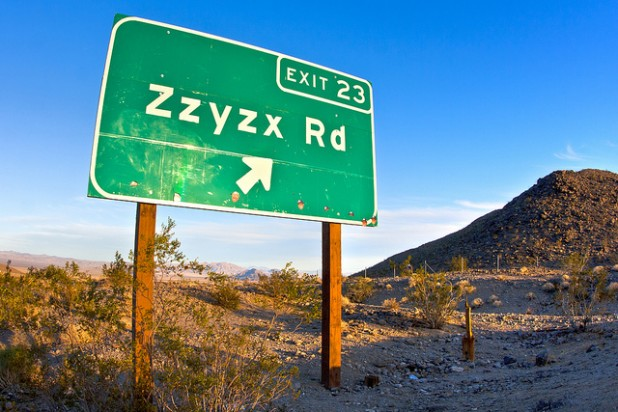
#> input picture Section2/Chapter4/15.jpg, 618 x 412 px, found by its file name
$ jupyter execute 'P135 Perspective transformation.ipynb'   (shell and % lines are left out)
#> lines starting #> are read from the running program, lines starting #| are printed output that depends on the picture
[cell 1]
import numpy as np
import cv2
import matplotlib.image as mpimg
from matplotlib import pyplot as plt

[cell 2]
image = cv2.imread(r'C:\Users\omar saad\Desktop\SDC\Section1/15.jpg')
#> image is the input picture: shape (412, 618, 3); mean B, G, R 143.8, 133.4, 89.9

[cell 3]
plt.imshow(image,cmap='gray')

[cell 4]
cv2.imshow('original image', image)
cv2.waitKey(0)
cv2.destroyAllWindows()

[cell 5]
height, width = image.shape[:2]
#> height = 412; width = 618
print(width, height)
#| 618 412

[cell 6]
source_points = np.float32([[117,13], [371,82], [377,226], [88,196]])

[cell 7]
destaniation_points = np.float32([[0,0], [width,0], [width,height], [0,height]])
#> destaniation_points = [[0, 0], [618, 0], [618, 412], [0, 412]]

[cell 8]
M = cv2.getPerspectiveTransform(source_points, destaniation_points)

[cell 9]
warped = cv2.warpPerspective(image,M,(width,height))
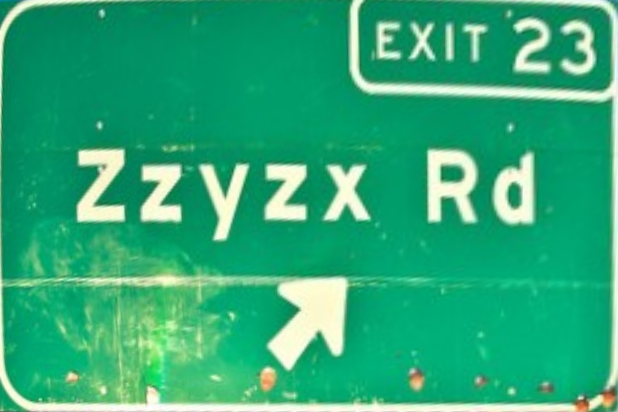
#> warped: shape (412, 618, 3); mean B, G, R 120, 169.2, 45.3

[cell 10]
cv2.imshow('warped image', warped)
cv2.waitKey(0)
cv2.destroyAllWindows()

[cell 11]
M

[cell 12]
croped = image[0:300, 0:300]
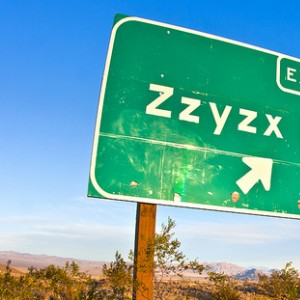
#> croped: shape (300, 300, 3); mean B, G, R 167.8, 169, 101.5
cv2.imshow("croped image",croped)
cv2.waitKey(0)
cv2.destroyAllWindows()

[cell 13]
kernel = np.ones((3,3), np.uint8)
image_erosion = cv2.erode(image, kernel, iterations = 2)
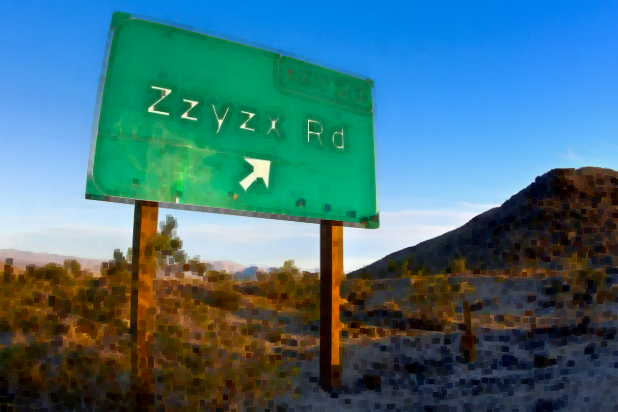
#> image_erosion: shape (412, 618, 3); mean B, G, R 123.5, 112.7, 65.2
image_dilation = cv2.dilate(image, kernel, iterations = 1)
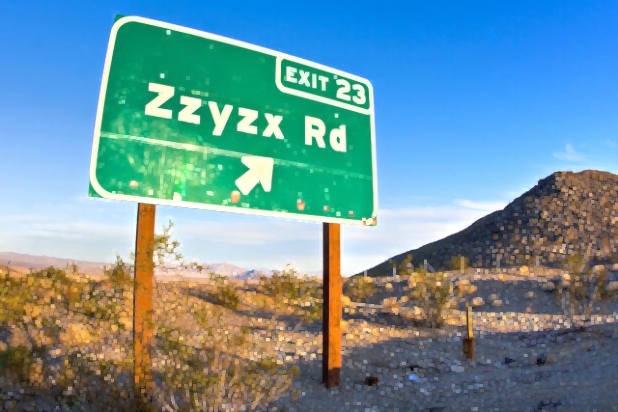
#> image_dilation: shape (412, 618, 3); mean B, G, R 157.9, 147.6, 107

$ run again, with Section2/Chapter4/highway-aerial.jpg copied over Section2/Chapter4/15.jpg
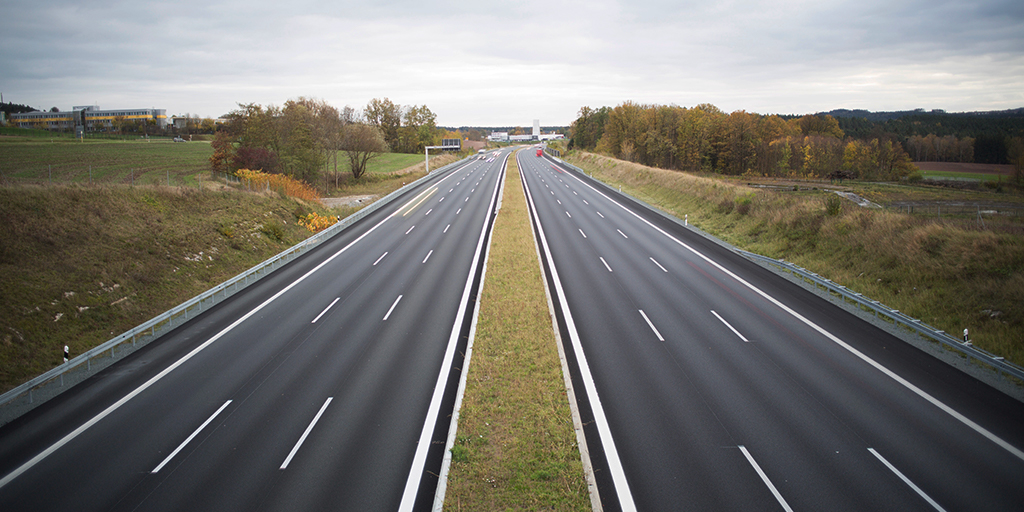
#> input picture Section2/Chapter4/highway-aerial.jpg, 1024 x 512 px, found by its file name
#> image is the input picture: shape (512, 1024, 3); mean B, G, R 111, 116.4, 118.2
#| 1024 512
#> `croped = image[0:300, 0:300]`:
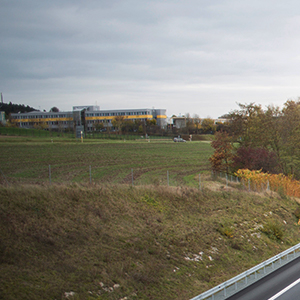
#> croped: shape (300, 300, 3); mean B, G, R 114.5, 125.5, 128
#> `image_dilation = cv2.dilate(image, kernel, iterations = 1)`:
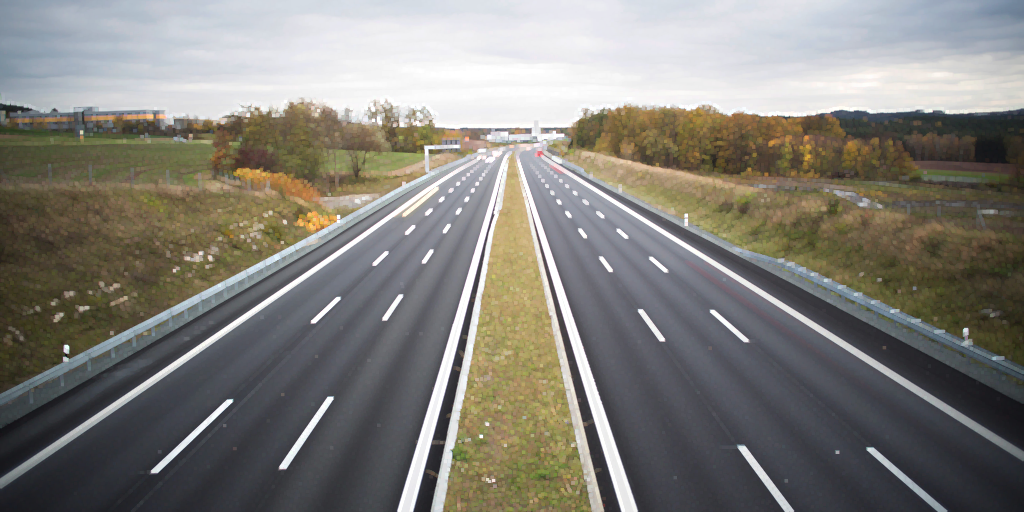
#> image_dilation: shape (512, 1024, 3); mean B, G, R 121, 127, 129.4

$ run again, with Section2/Chapter4/pedestrian-crossing-road-signs.jpg copied over Section2/Chapter4/15.jpg
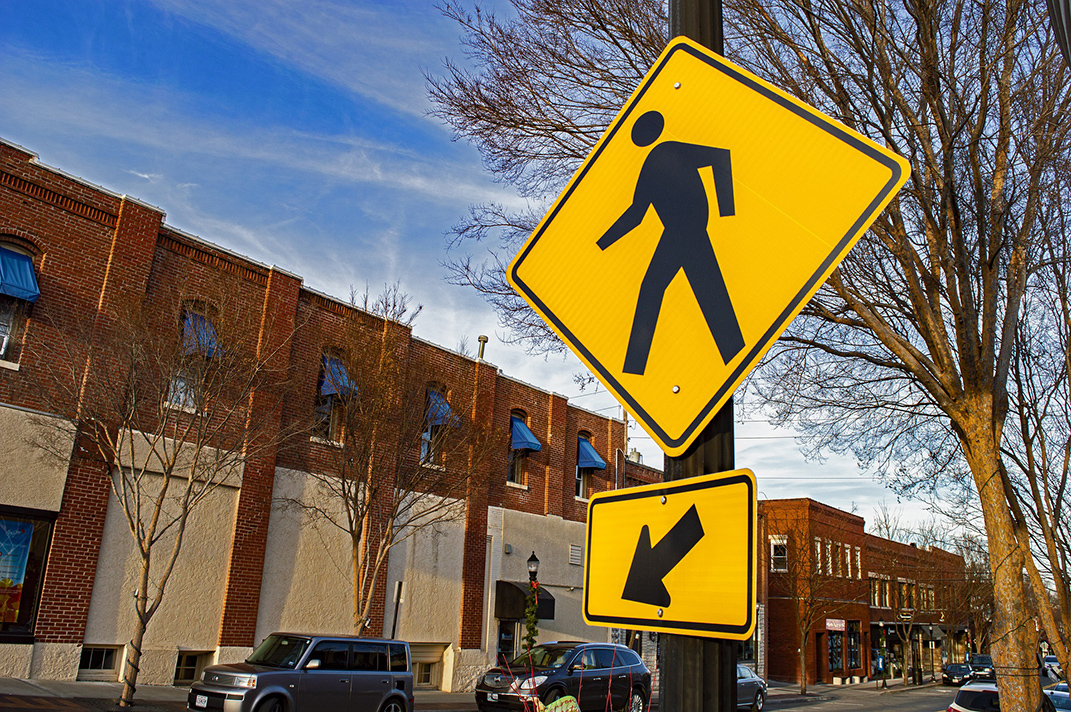
#> input picture Section2/Chapter4/pedestrian-crossing-road-signs.jpg, 1071 x 712 px, found by its file name
#> image is the input picture: shape (712, 1071, 3); mean B, G, R 87.1, 107, 118.5
#| 1071 712
#> `image_erosion = cv2.erode(image, kernel, iterations = 2)`:
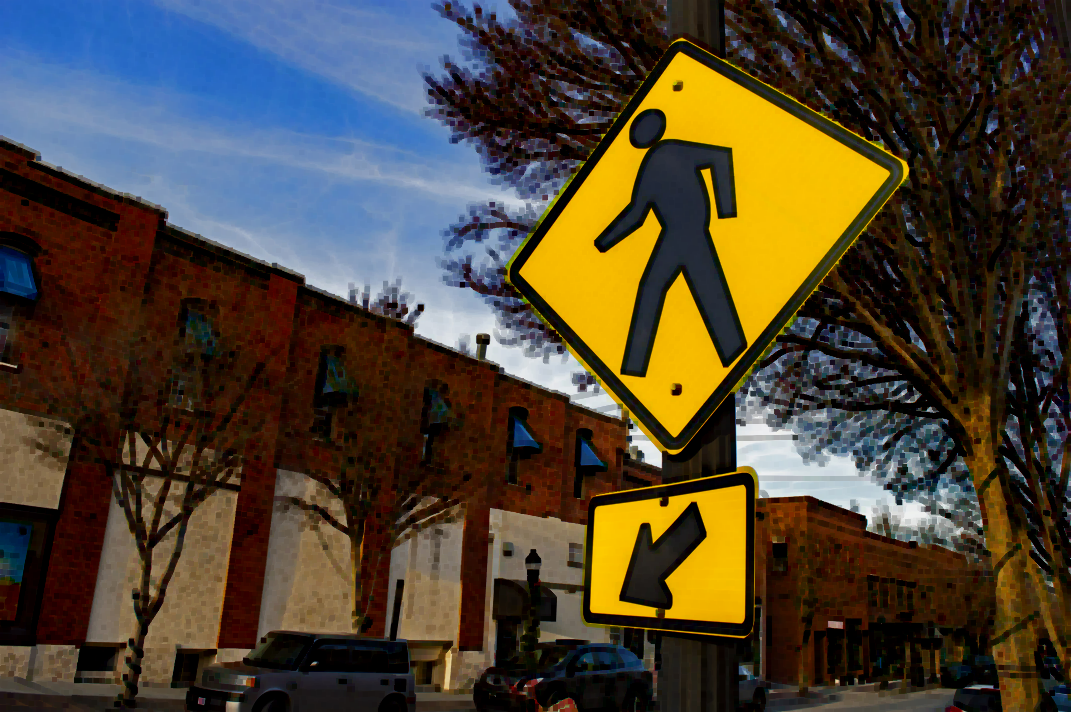
#> image_erosion: shape (712, 1071, 3); mean B, G, R 50.6, 66.7, 76.9
#> `image_dilation = cv2.dilate(image, kernel, iterations = 1)`:
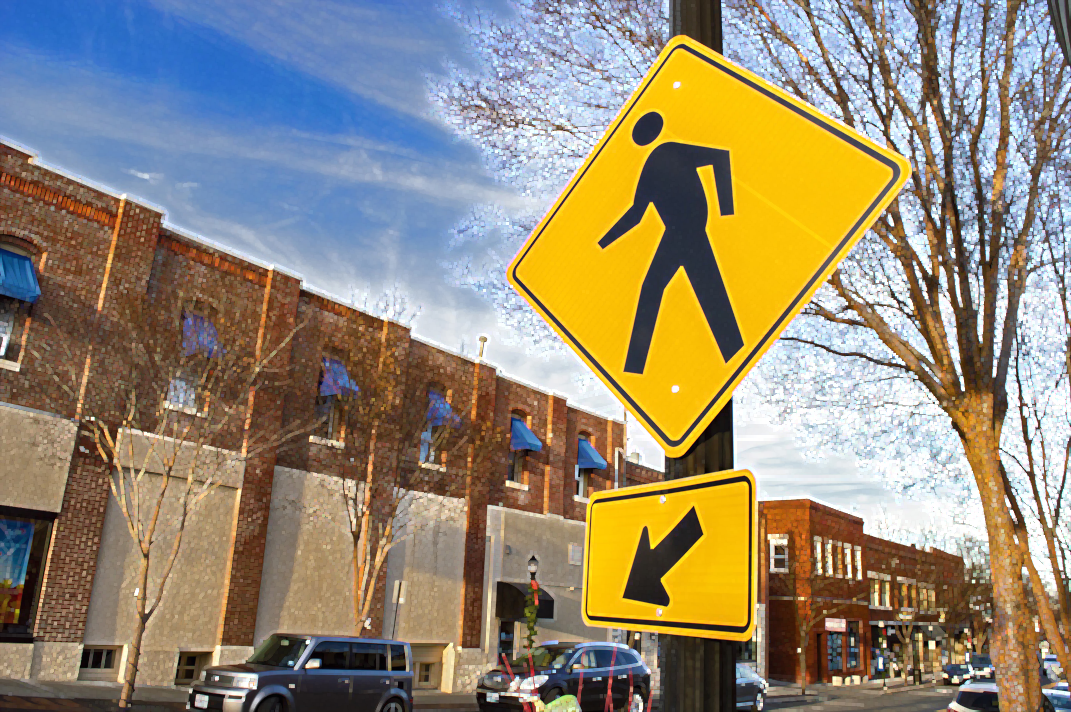
#> image_dilation: shape (712, 1071, 3); mean B, G, R 116.8, 137.4, 148.2
